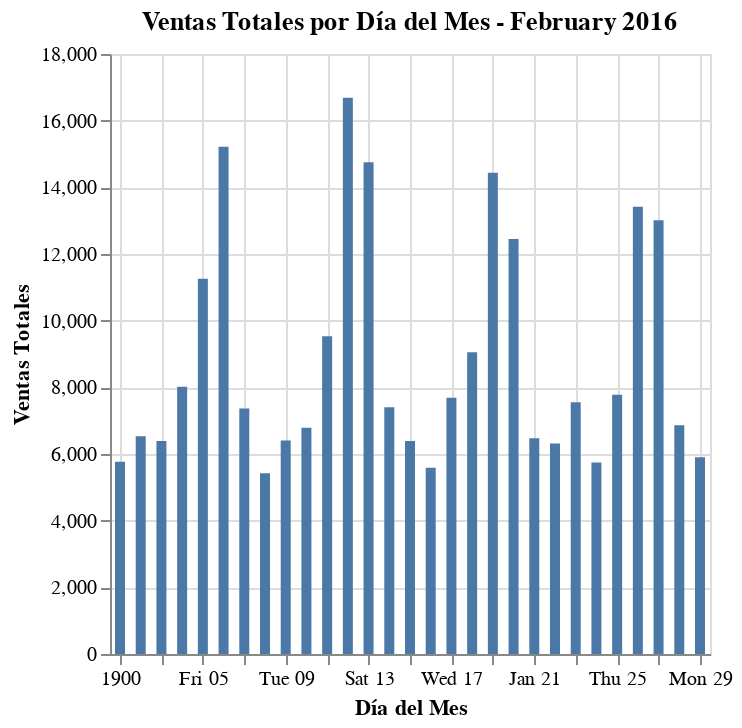
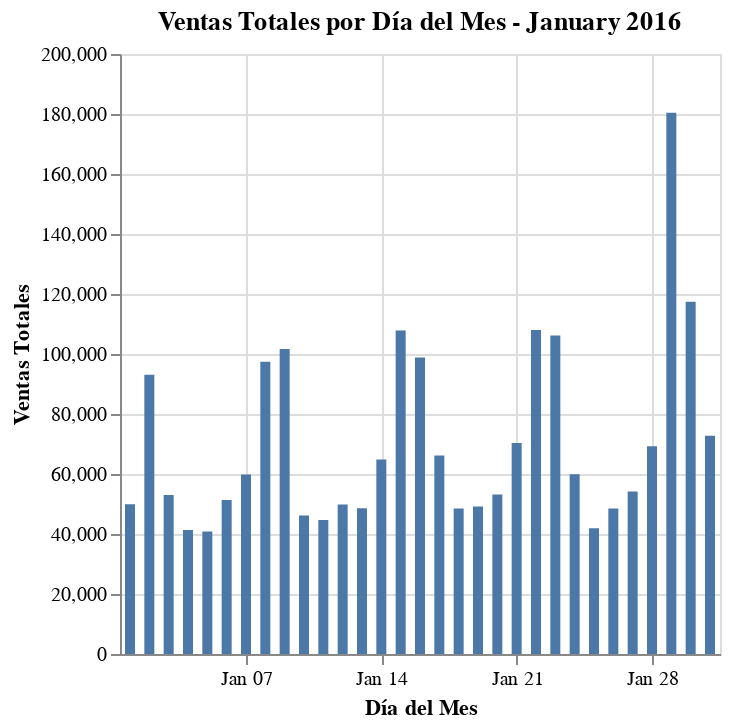

Notebook code for these charts, in order:
### Code cell
import altair as alt
import pandas as pd

# ... (cargar y preparar los datos como antes)
df_Ventas['Fecha_venta'] = pd.to_datetime(df_Ventas['Fecha_venta'])

# Agrupar por 'Periodo', 'Dia' y sumar 'Cantidad'
ventas_por_periodo_dia = df_Ventas.groupby(['Periodo', 'Dia'])['Cantidad'].sum().reset_index()

# Crear un gráfico de barras para cada 'Periodo'
for periodo in ventas_por_periodo_dia['Periodo'].unique():
    # Filtrar datos por periodo
    df_filtrado = ventas_por_periodo_dia[ventas_por_periodo_dia['Periodo'] == periodo]
    
    # Convertir 'Dia' a datetime (si es necesario)
    df_filtrado['Dia'] = pd.to_datetime(df_filtrado['Dia'], format='%d')

    # Crear gráfico de barras
    chart = alt.Chart(df_filtrado).mark_bar().encode(
        x=alt.X('Dia:T', axis=alt.Axis(title='Día del Mes')),  
        y=alt.Y('Cantidad:Q', title='Ventas Totales'),
        tooltip=['Dia', 'Cantidad']
    ).properties(
        title=f'Ventas Totales por Día del Mes - {periodo}'
    ).interactive()

    # Mostrar el gráfico (o guardarlo)
    chart.show()

### Figure 1 — Vega-Lite specification as saved in the notebook (floating-point values rounded to 4 significant figures)
{"config": {"view": {"continuousWidth": 300, "continuousHeight": 300}}, "data": {"name": "data-724fe609ea6b004856d8755c48a3387d"}, "mark": {"type": "bar"}, "encoding": {"tooltip": [{"field": "Dia", "type": "temporal"}, {"field": "Cantidad", "type": "quantitative"}], "x": {"axis": {"title": "Día del Mes"}, "field": "Dia", "type": "temporal"}, "y": {"field": "Cantidad", "title": "Ventas Totales", "type": "quantitative"}}, "params": [{"name": "param_8", "select": {"type": "interval", "encodings": ["x", "y"]}, "bind": "scales"}], "title": "Ventas Totales por Día del Mes - February 2016", "$schema": "https://vega.github.io/schema/vega-lite/v5.17.0.json", "datasets": {"data-724fe609ea6b004856d8755c48a3387d": [{"Periodo": "February 2016", "Dia": "1900-01-01T00:00:00", "Cantidad": 5771}, {"Periodo": "February 2016", "Dia": "1900-01-02T00:00:00", "Cantidad": 6529}, {"Periodo": "February 2016", "Dia": "1900-01-03T00:00:00", "Cantidad": 6393}, {"Periodo": "February 2016", "Dia": "1900-01-04T00:00:00", "Cantidad": 8018}, {"Periodo": "February 2016", "Dia": "1900-01-05T00:00:00", "Cantidad": 11256}, {"Periodo": "February 2016", "Dia": "1900-01-06T00:00:00", "Cantidad": 15219}, {"Periodo": "February 2016", "Dia": "1900-01-07T00:00:00", "Cantidad": 7362}, {"Periodo": "February 2016", "Dia": "1900-01-08T00:00:00", "Cantidad": 5425}, {"Periodo": "February 2016", "Dia": "1900-01-09T00:00:00", "Cantidad": 6404}, {"Periodo": "February 2016", "Dia": "1900-01-10T00:00:00", "Cantidad": 6787}, {"Periodo": "February 2016", "Dia": "1900-01-11T00:00:00", "Cantidad": 9536}, {"Periodo": "February 2016", "Dia": "1900-01-12T00:00:00", "Cantidad": 16691}, {"Periodo": "February 2016", "Dia": "1900-01-13T00:00:00", "Cantidad": 14756}, {"Periodo": "February 2016", "Dia": "1900-01-14T00:00:00", "Cantidad": 7406}, {"Periodo": "February 2016", "Dia": "1900-01-15T00:00:00", "Cantidad": 6387}, {"Periodo": "February 2016", "Dia": "1900-01-16T00:00:00", "Cantidad": 5588}, {"Periodo": "February 2016", "Dia": "1900-01-17T00:00:00", "Cantidad": 7685}, {"Periodo": "February 2016", "Dia": "1900-01-18T00:00:00", "Cantidad": 9055}, {"Periodo": "February 2016", "Dia": "1900-01-19T00:00:00", "Cantidad": 14438}, {"Periodo": "February 2016", "Dia": "1900-01-20T00:00:00", "Cantidad": 12450}, {"Periodo": "February 2016", "Dia": "1900-01-21T00:00:00", "Cantidad": 6470}, {"Periodo": "February 2016", "Dia": "1900-01-22T00:00:00", "Cantidad": 6317}, {"Periodo": "February 2016", "Dia": "1900-01-23T00:00:00", "Cantidad": 7549}, {"Periodo": "February 2016", "Dia": "1900-01-24T00:00:00", "Cantidad": 5743}, {"Periodo": "February 2016", "Dia": "1900-01-25T00:00:00", "Cantidad": 7777}, {"Periodo": "February 2016", "Dia": "1900-01-26T00:00:00", "Cantidad": 13416}, {"Periodo": "February 2016", "Dia": "1900-01-27T00:00:00", "Cantidad": 13011}, {"Periodo": "February 2016", "Dia": "1900-01-28T00:00:00", "Cantidad": 6866}, {"Periodo": "February 2016", "Dia": "1900-01-29T00:00:00", "Cantidad": 5905}]}}

### Figure 2 — Vega-Lite specification as saved in the notebook (floating-point values rounded to 4 significant figures)
{"config": {"view": {"continuousWidth": 300, "continuousHeight": 300}}, "data": {"name": "data-6eb9ec54972335e1691699cccddb85cf"}, "mark": {"type": "bar"}, "encoding": {"tooltip": [{"field": "Dia", "type": "temporal"}, {"field": "Cantidad", "type": "quantitative"}], "x": {"axis": {"title": "Día del Mes"}, "field": "Dia", "type": "temporal"}, "y": {"field": "Cantidad", "title": "Ventas Totales", "type": "quantitative"}}, "params": [{"name": "param_9", "select": {"type": "interval", "encodings": ["x", "y"]}, "bind": "scales"}], "title": "Ventas Totales por Día del Mes - January 2016", "$schema": "https://vega.github.io/schema/vega-lite/v5.17.0.json", "datasets": {"data-6eb9ec54972335e1691699cccddb85cf": [{"Periodo": "January 2016", "Dia": "1900-01-01T00:00:00", "Cantidad": 49911}, {"Periodo": "January 2016", "Dia": "1900-01-02T00:00:00", "Cantidad": 93114}, {"Periodo": "January 2016", "Dia": "1900-01-03T00:00:00", "Cantidad": 53037}, {"Periodo": "January 2016", "Dia": "1900-01-04T00:00:00", "Cantidad": 41341}, {"Periodo": "January 2016", "Dia": "1900-01-05T00:00:00", "Cantidad": 40831}, {"Periodo": "January 2016", "Dia": "1900-01-06T00:00:00", "Cantidad": 51358}, {"Periodo": "January 2016", "Dia": "1900-01-07T00:00:00", "Cantidad": 59792}, {"Periodo": "January 2016", "Dia": "1900-01-08T00:00:00", "Cantidad": 97389}, {"Periodo": "January 2016", "Dia": "1900-01-09T00:00:00", "Cantidad": 101690}, {"Periodo": "January 2016", "Dia": "1900-01-10T00:00:00", "Cantidad": 46146}, {"Periodo": "January 2016", "Dia": "1900-01-11T00:00:00", "Cantidad": 44654}, {"Periodo": "January 2016", "Dia": "1900-01-12T00:00:00", "Cantidad": 49803}, {"Periodo": "January 2016", "Dia": "1900-01-13T00:00:00", "Cantidad": 48556}, {"Periodo": "January 2016", "Dia": "1900-01-14T00:00:00", "Cantidad": 64830}, {"Periodo": "January 2016", "Dia": "1900-01-15T00:00:00", "Cantidad": 107858}, {"Periodo": "January 2016", "Dia": "1900-01-16T00:00:00", "Cantidad": 98860}, {"Periodo": "January 2016", "Dia": "1900-01-17T00:00:00", "Cantidad": 66170}, {"Periodo": "January 2016", "Dia": "1900-01-18T00:00:00", "Cantidad": 48512}, {"Periodo": "January 2016", "Dia": "1900-01-19T00:00:00", "Cantidad": 49128}, {"Periodo": "January 2016", "Dia": "1900-01-20T00:00:00", "Cantidad": 53132}, {"Periodo": "January 2016", "Dia": "1900-01-21T00:00:00", "Cantidad": 70333}, {"Periodo": "January 2016", "Dia": "1900-01-22T00:00:00", "Cantidad": 107974}, {"Periodo": "January 2016", "Dia": "1900-01-23T00:00:00", "Cantidad": 106146}, {"Periodo": "January 2016", "Dia": "1900-01-24T00:00:00", "Cantidad": 59926}, {"Periodo": "January 2016", "Dia": "1900-01-25T00:00:00", "Cantidad": 41917}, {"Periodo": "January 2016", "Dia": "1900-01-26T00:00:00", "Cantidad": 48505}, {"Periodo": "January 2016", "Dia": "1900-01-27T00:00:00", "Cantidad": 54176}, {"Periodo": "January 2016", "Dia": "1900-01-28T00:00:00", "Cantidad": 69222}, {"Periodo": "January 2016", "Dia": "1900-01-29T00:00:00", "Cantidad": 180426}, {"Periodo": "January 2016", "Dia": "1900-01-30T00:00:00", "Cantidad": 117456}, {"Periodo": "January 2016", "Dia": "1900-01-31T00:00:00", "Cantidad": 72766}]}}
